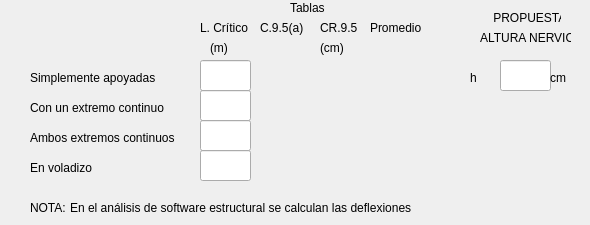
         <widget class="QWidget" name="tab_5">
          <attribute name="title">
           <string>ALTURA NERVIO</string>
          </attribute>
          <widget class="QLabel" name="label_387">
           <property name="geometry">
            <rect>
             <x>320</x>
             <y>20</y>
             <width>51</width>
             <height>16</height>
            </rect>
           </property>
           <property name="text">
            <string>CR.9.5</string>
           </property>
          </widget>
          <widget class="QLabel" name="label_losa_a1d_voladizo_prom">
           <property name="geometry">
            <rect>
             <x>380</x>
             <y>160</y>
             <width>47</width>
             <height>13</height>
            </rect>
           </property>
           <property name="text">
            <string/>
           </property>
          </widget>
          <widget class="QLabel" name="label_380">
           <property name="geometry">
            <rect>
             <x>30</x>
             <y>200</y>
             <width>41</width>
             <height>16</height>
            </rect>
           </property>
           <property name="text">
            <string>NOTA:</string>
           </property>
          </widget>
          <widget class="QLineEdit" name="line_edit_longitud_ambos_extremos_losa_a1d">
           <property name="enabled">
            <bool>true</bool>
           </property>
           <property name="geometry">
            <rect>
             <x>200</x>
             <y>120</y>
             <width>51</width>
             <height>31</height>
            </rect>
           </property>
          </widget>
          <widget class="QLineEdit" name="line_edit_longitud_simple_apoyo_losa_a1d">
           <property name="enabled">
            <bool>true</bool>
           </property>
           <property name="geometry">
            <rect>
             <x>200</x>
             <y>60</y>
             <width>51</width>
             <height>31</height>
            </rect>
           </property>
          </widget>
          <widget class="QLabel" name="label_losa_a1d_un_extremo_t1">
           <property name="geometry">
            <rect>
             <x>270</x>
             <y>100</y>
             <width>47</width>
             <height>13</height>
            </rect>
           </property>
           <property name="text">
            <string/>
           </property>
          </widget>
          <widget class="QLabel" name="label_losa_a1d_ambos_extremos_prom">
           <property name="geometry">
            <rect>
             <x>380</x>
             <y>130</y>
             <width>47</width>
             <height>13</height>
            </rect>
           </property>
           <property name="text">
            <string/>
           </property>
          </widget>
          <widget class="QLabel" name="label_212">
           <property name="geometry">
            <rect>
             <x>30</x>
             <y>130</y>
             <width>161</width>
             <height>16</height>
            </rect>
           </property>
           <property name="text">
            <string>Ambos extremos continuos</string>
           </property>
          </widget>
          <widget class="QLabel" name="label_losa_a1d_un_extremo_prom">
           <property name="geometry">
            <rect>
             <x>380</x>
             <y>100</y>
             <width>47</width>
             <height>13</height>
            </rect>
           </property>
           <property name="text">
            <string/>
           </property>
          </widget>
          <widget class="QLabel" name="label_losa_a1d_simple_apoyo_t1">
           <property name="geometry">
            <rect>
             <x>270</x>
             <y>70</y>
             <width>47</width>
             <height>13</height>
            </rect>
           </property>
           <property name="text">
            <string/>
           </property>
          </widget>
          <widget class="QLabel" name="label_379">
           <property name="geometry">
            <rect>
             <x>210</x>
             <y>40</y>
             <width>31</width>
             <height>16</height>
            </rect>
           </property>
           <property name="text">
            <string>(m)</string>
           </property>
          </widget>
          <widget class="QLabel" name="label_losa_a1d_ambos_extremos_t1">
           <property name="geometry">
            <rect>
             <x>270</x>
             <y>130</y>
             <width>47</width>
             <height>13</height>
            </rect>
           </property>
           <property name="text">
            <string/>
           </property>
          </widget>
          <widget class="QLabel" name="label_losa_a1d_voladizo_t2">
           <property name="geometry">
            <rect>
             <x>330</x>
             <y>160</y>
             <width>47</width>
             <height>13</height>
            </rect>
           </property>
           <property name="text">
            <string/>
           </property>
          </widget>
          <widget class="QLabel" name="label_382">
           <property name="geometry">
            <rect>
             <x>70</x>
             <y>200</y>
             <width>371</width>
             <height>16</height>
            </rect>
           </property>
           <property name="text">
            <string>En el análisis de software estructural se calculan las deflexiones</string>
           </property>
          </widget>
          <widget class="QLabel" name="label_384">
           <property name="geometry">
            <rect>
             <x>290</x>
             <y>0</y>
             <width>51</width>
             <height>16</height>
            </rect>
           </property>
           <property name="text">
            <string>Tablas</string>
           </property>
          </widget>
          <widget class="QLabel" name="label_losa_a1d_simple_apoyo_prom">
           <property name="geometry">
            <rect>
             <x>380</x>
             <y>70</y>
             <width>47</width>
             <height>13</height>
            </rect>
           </property>
           <property name="text">
            <string/>
           </property>
          </widget>
          <widget class="QLineEdit" name="line_edit_longitud_un_extremo_losa_a1d">
           <property name="enabled">
            <bool>true</bool>
           </property>
           <property name="geometry">
            <rect>
             <x>200</x>
             <y>90</y>
             <width>51</width>
             <height>31</height>
            </rect>
           </property>
          </widget>
          <widget class="QLabel" name="label_losa_a1d_ambos_extremos_t2">
           <property name="geometry">
            <rect>
             <x>330</x>
             <y>130</y>
             <width>47</width>
             <height>13</height>
            </rect>
           </property>
           <property name="text">
            <string/>
           </property>
          </widget>
          <widget class="QLabel" name="label_386">
           <property name="geometry">
            <rect>
             <x>320</x>
             <y>40</y>
             <width>31</width>
             <height>16</height>
            </rect>
           </property>
           <property name="text">
            <string>(cm)</string>
           </property>
          </widget>
          <widget class="QLabel" name="label_385">
           <property name="geometry">
            <rect>
             <x>260</x>
             <y>20</y>
             <width>51</width>
             <height>16</height>
            </rect>
           </property>
           <property name="text">
            <string>C.9.5(a)</string>
           </property>
          </widget>
          <widget class="QLabel" name="label_losa_a1d_voladizo_t1">
           <property name="geometry">
            <rect>
             <x>270</x>
             <y>160</y>
             <width>47</width>
             <height>13</height>
            </rect>
           </property>
           <property name="text">
            <string/>
           </property>
          </widget>
          <widget class="QLabel" name="label_losa_a1d_simple_apoyo_t2">
           <property name="geometry">
            <rect>
             <x>330</x>
             <y>70</y>
             <width>47</width>
             <height>13</height>
            </rect>
           </property>
           <property name="text">
            <string/>
           </property>
          </widget>
          <widget class="QLabel" name="label_214">
           <property name="geometry">
            <rect>
             <x>30</x>
             <y>160</y>
             <width>161</width>
             <height>16</height>
            </rect>
           </property>
           <property name="text">
            <string>En voladizo</string>
           </property>
          </widget>
          <widget class="QLabel" name="label_213">
           <property name="geometry">
            <rect>
             <x>30</x>
             <y>70</y>
             <width>161</width>
             <height>16</height>
            </rect>
           </property>
           <property name="text">
            <string>Simplemente apoyadas</string>
           </property>
          </widget>
          <widget class="QLabel" name="label_381">
           <property name="geometry">
            <rect>
             <x>200</x>
             <y>20</y>
             <width>51</width>
             <height>16</height>
            </rect>
           </property>
           <property name="text">
            <string>L. Crítico</string>
           </property>
          </widget>
          <widget class="QLabel" name="label_211">
           <property name="geometry">
            <rect>
             <x>30</x>
             <y>100</y>
             <width>161</width>
             <height>16</height>
            </rect>
           </property>
           <property name="text">
            <string>Con un extremo continuo</string>
           </property>
          </widget>
          <widget class="QLabel" name="label_383">
           <property name="geometry">
            <rect>
             <x>370</x>
             <y>20</y>
             <width>51</width>
             <height>16</height>
            </rect>
           </property>
           <property name="text">
            <string>Promedio</string>
           </property>
          </widget>
          <widget class="QLineEdit" name="line_edit_longitud_voladizo_losa_a1d">
           <property name="enabled">
            <bool>true</bool>
           </property>
           <property name="geometry">
            <rect>
             <x>200</x>
             <y>150</y>
             <width>51</width>
             <height>31</height>
            </rect>
           </property>
          </widget>
          <widget class="QLabel" name="label_losa_a1d_un_extremo_t2">
           <property name="geometry">
            <rect>
             <x>330</x>
             <y>100</y>
             <width>47</width>
             <height>13</height>
            </rect>
           </property>
           <property name="text">
            <string/>
           </property>
          </widget>
          <widget class="QLineEdit" name="line_edit_altura_losa_a1d">
           <property name="enabled">
            <bool>true</bool>
           </property>
           <property name="geometry">
            <rect>
             <x>500</x>
             <y>60</y>
             <width>51</width>
             <height>31</height>
            </rect>
           </property>
          </widget>
          <widget class="QLabel" name="label_390">
           <property name="geometry">
            <rect>
             <x>490</x>
             <y>10</y>
             <width>71</width>
             <height>16</height>
            </rect>
           </property>
           <property name="text">
            <string> PROPUESTA</string>
           </property>
          </widget>
          <widget class="QLabel" name="label_389">
           <property name="geometry">
            <rect>
             <x>470</x>
             <y>70</y>
             <width>31</width>
             <height>16</height>
            </rect>
           </property>
           <property name="text">
            <string>h</string>
           </property>
          </widget>
          <widget class="QLabel" name="label_388">
           <property name="geometry">
            <rect>
             <x>550</x>
             <y>70</y>
             <width>31</width>
             <height>16</height>
            </rect>
           </property>
           <property name="text">
            <string>cm</string>
           </property>
          </widget>
          <widget class="QLabel" name="label_391">
           <property name="geometry">
            <rect>
             <x>480</x>
             <y>30</y>
             <width>91</width>
             <height>16</height>
            </rect>
           </property>
           <property name="text">
            <string>ALTURA NERVIO</string>
           </property>
          </widget>
         </widget>
